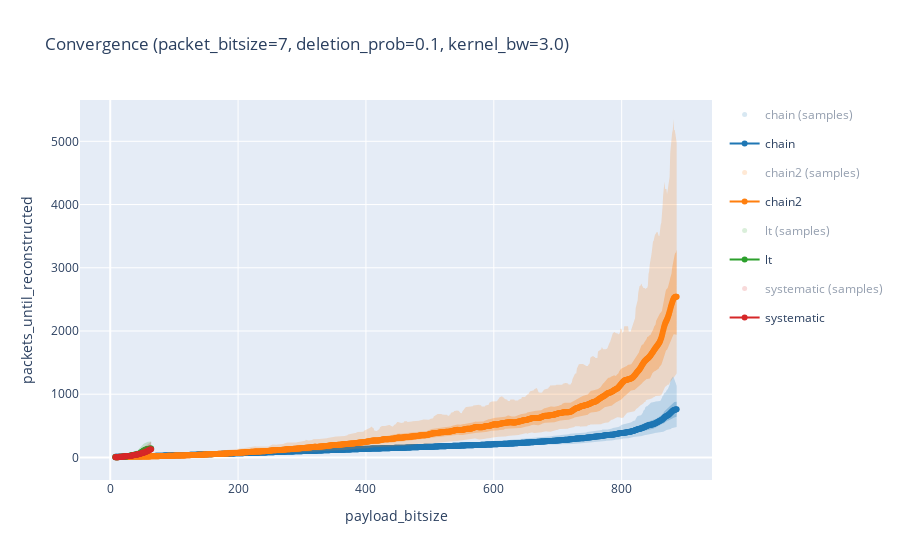

The code cell stored with this chart in its notebook:
### Markdown cell above
### Plot results

### Code cell
import numpy as np
import pandas as pd
import plotly.express as px
import plotly.graph_objects as go

# =========================
# Config
# =========================

BANDS = [0.5, 0.95]

# Kernel bandwidth measured in "payload_bitsize units"
# Higher => more smoothing (wider neighborhood)
KERNEL_BW = 3.0


# =========================
# Colors
# =========================

palette = px.colors.qualitative.D3
impls = sorted(results_table["impl"].unique())
color_map = {impl: palette[i % len(palette)] for i, impl in enumerate(impls)}


def to_rgba(color, alpha):
    if color.startswith("rgb"):
        r, g, b = map(int, color[color.find("(") + 1 : color.find(")")].split(","))
    else:
        c = color.lstrip("#")
        r, g, b = int(c[0:2], 16), int(c[2:4], 16), int(c[4:6], 16)
    return f"rgba({r},{g},{b},{alpha})"


# =========================
# Weighted stats
# =========================


def gaussian_kernel(dx, bw):
    # dx: array of (x - x0)
    return np.exp(-0.5 * (dx / bw) ** 2)


def weighted_mean(y, w):
    sw = w.sum()
    if sw <= 0:
        return np.nan
    return (w * y).sum() / sw


def weighted_quantile(y, w, q):
    """
    Weighted quantile for q in [0,1].
    Uses the standard definition based on cumulative normalized weights.
    """
    y = np.asarray(y, dtype=float)
    w = np.asarray(w, dtype=float)

    mask = np.isfinite(y) & np.isfinite(w) & (w > 0)
    y = y[mask]
    w = w[mask]

    if len(y) == 0:
        return np.nan

    order = np.argsort(y)
    y = y[order]
    w = w[order]

    cw = np.cumsum(w)
    total = cw[-1]
    if total <= 0:
        return np.nan

    t = q * total
    idx = np.searchsorted(cw, t, side="left")
    idx = min(max(idx, 0), len(y) - 1)
    return y[idx]


# =========================
# Kernel-smoothed asymmetric bands from neighborhood samples
# =========================


def compute_kernel_asymmetric_bands(raw_df, bands, bw, min_total_weight=1e-12):
    rows = []

    for impl, g in raw_df.groupby("impl"):
        x_all = g["payload_bitsize"].to_numpy(dtype=float)
        y_all = g["packets_until_reconstructed"].to_numpy(dtype=float)

        # Evaluate summaries at observed payload values (unique x)
        x_grid = np.sort(g["payload_bitsize"].unique().astype(float))

        for x0 in x_grid:
            w = gaussian_kernel(x_all - x0, bw)
            sw = w.sum()

            if sw < min_total_weight:
                continue

            m = weighted_mean(y_all, w)
            if not np.isfinite(m):
                continue

            # asymmetric split around the *kernel-weighted* mean at x0
            above_mask = y_all >= m
            below_mask = y_all <= m

            ya, wa = y_all[above_mask], w[above_mask]
            yb, wb = y_all[below_mask], w[below_mask]

            row = {"impl": impl, "payload_bitsize": x0, "mean": m}

            for p in bands:
                # upper band: quantile among samples >= mean
                # lower band: quantile among samples <= mean
                up = weighted_quantile(ya, wa, p) if wa.sum() > 0 else m
                lo = weighted_quantile(yb, wb, 1 - p) if wb.sum() > 0 else m

                # Safety: keep ordering sane
                if not np.isfinite(up):
                    up = m
                if not np.isfinite(lo):
                    lo = m

                row[f"upper_{p}"] = max(up, m)
                row[f"lower_{p}"] = min(lo, m)

            rows.append(row)

    return (
        pd.DataFrame(rows)
        .sort_values(["impl", "payload_bitsize"])
        .reset_index(drop=True)
    )


bands_df = compute_kernel_asymmetric_bands(results_table, BANDS, bw=KERNEL_BW)

# =========================
# Plot
# =========================

fig = go.Figure()

for impl in impls:
    color = color_map[impl]

    # ---------- raw scatter ----------
    raw = results_table[results_table["impl"] == impl]
    fig.add_trace(
        go.Scatter(
            x=raw["payload_bitsize"],
            y=raw["packets_until_reconstructed"],
            mode="markers",
            name=f"{impl} (samples)",
            legendgroup=f"{impl}_scatter",
            marker=dict(color=to_rgba(color, 0.35), size=5),
            visible="legendonly",
        )
    )

    # ---------- kernel bands ----------
    df = bands_df[bands_df["impl"] == impl]
    x = df["payload_bitsize"].to_numpy()

    alpha_step = 0.1 / max(1, len(BANDS) - 1)
    for i, p in enumerate(sorted(BANDS, reverse=True)):
        alpha = 0.2 + i * alpha_step
        fillcolor = to_rgba(color, alpha)

        fig.add_trace(
            go.Scatter(
                x=x,
                y=df[f"upper_{p}"],
                mode="lines",
                line=dict(width=0),
                legendgroup=impl,
                showlegend=False,
                hoverinfo="skip",
            )
        )
        fig.add_trace(
            go.Scatter(
                x=x,
                y=df[f"lower_{p}"],
                mode="lines",
                line=dict(width=0),
                fill="tonexty",
                fillcolor=fillcolor,
                legendgroup=impl,
                showlegend=False,
                hoverinfo="skip",
            )
        )

    # ---------- kernel mean ----------
    fig.add_trace(
        go.Scatter(
            x=x,
            y=df["mean"],
            mode="lines+markers",
            name=impl,
            legendgroup=impl,
            line=dict(color=color),
            marker=dict(color=color, size=6),
        )
    )

fig.update_layout(
    title=f"Convergence (packet_bitsize={PACKET_BITSIZE}, deletion_prob={DELETION_PROB}, kernel_bw={KERNEL_BW})",
    xaxis_title="payload_bitsize",
    yaxis_title="packets_until_reconstructed",
    legend=dict(groupclick="togglegroup"),
)

fig.show()

### Figure 1 — Plotly figure (JSON) as saved in the notebook; plotly's stock layout.template omitted (floating-point values rounded to 4 significant figures; data arrays with more than 128 entries replaced by an {"elided": "..."} marker saying what was removed)
{"data": [{"legendgroup": "chain_scatter", "marker": {"color": "rgba(31,119,180,0.35)", "size": 5}, "mode": "markers", "name": "chain (samples)", "type": "scatter", "visible": "legendonly", "x": {"elided": "46859 int values"}, "y": {"elided": "46859 int values"}}, {"hoverinfo": "skip", "legendgroup": "chain", "line": {"width": 0}, "mode": "lines", "showlegend": false, "type": "scatter", "x": {"elided": "879 float values"}, "y": {"elided": "879 float values"}}, {"fill": "tonexty", "fillcolor": "rgba(31,119,180,0.2)", "hoverinfo": "skip", "legendgroup": "chain", "line": {"width": 0}, "mode": "lines", "showlegend": false, "type": "scatter", "x": {"elided": "879 float values"}, "y": {"elided": "879 float values"}}, {"hoverinfo": "skip", "legendgroup": "chain", "line": {"width": 0}, "mode": "lines", "showlegend": false, "type": "scatter", "x": {"elided": "879 float values"}, "y": {"elided": "879 float values"}}, {"fill": "tonexty", "fillcolor": "rgba(31,119,180,0.30000000000000004)", "hoverinfo": "skip", "legendgroup": "chain", "line": {"width": 0}, "mode": "lines", "showlegend": false, "type": "scatter", "x": {"elided": "879 float values"}, "y": {"elided": "879 float values"}}, {"legendgroup": "chain", "line": {"color": "#1F77B4"}, "marker": {"color": "#1F77B4", "size": 6}, "mode": "lines+markers", "name": "chain", "type": "scatter", "x": {"elided": "879 float values"}, "y": {"elided": "879 float values"}}, {"legendgroup": "chain2_scatter", "marker": {"color": "rgba(255,127,14,0.35)", "size": 5}, "mode": "markers", "name": "chain2 (samples)", "type": "scatter", "visible": "legendonly", "x": {"elided": "46817 int values"}, "y": {"elided": "46817 int values"}}, {"hoverinfo": "skip", "legendgroup": "chain2", "line": {"width": 0}, "mode": "lines", "showlegend": false, "type": "scatter", "x": {"elided": "879 float values"}, "y": {"elided": "879 float values"}}, {"fill": "tonexty", "fillcolor": "rgba(255,127,14,0.2)", "hoverinfo": "skip", "legendgroup": "chain2", "line": {"width": 0}, "mode": "lines", "showlegend": false, "type": "scatter", "x": {"elided": "879 float values"}, "y": {"elided": "879 float values"}}, {"hoverinfo": "skip", "legendgroup": "chain2", "line": {"width": 0}, "mode": "lines", "showlegend": false, "type": "scatter", "x": {"elided": "879 float values"}, "y": {"elided": "879 float values"}}, {"fill": "tonexty", "fillcolor": "rgba(255,127,14,0.30000000000000004)", "hoverinfo": "skip", "legendgroup": "chain2", "line": {"width": 0}, "mode": "lines", "showlegend": false, "type": "scatter", "x": {"elided": "879 float values"}, "y": {"elided": "879 float values"}}, {"legendgroup": "chain2", "line": {"color": "#FF7F0E"}, "marker": {"color": "#FF7F0E", "size": 6}, "mode": "lines+markers", "name": "chain2", "type": "scatter", "x": {"elided": "879 float values"}, "y": {"elided": "879 float values"}}, {"legendgroup": "lt_scatter", "marker": {"color": "rgba(44,160,44,0.35)", "size": 5}, "mode": "markers", "name": "lt (samples)", "type": "scatter", "visible": "legendonly", "x": {"elided": "46779 int values"}, "y": {"elided": "46779 int values"}}, {"hoverinfo": "skip", "legendgroup": "lt", "line": {"width": 0}, "mode": "lines", "showlegend": false, "type": "scatter", "x": [8.0, 9.0, 10.0, 11.0, 12.0, 13.0, 14.0, 15.0, 16.0, 17.0, 18.0, 19.0, 20.0, 21.0, 22.0, 23.0, 24.0, 25.0, 26.0, 27.0, 28.0, 29.0, 30.0, 31.0, 32.0, 33.0, 34.0, 35.0, 36.0, 37.0, 38.0, 39.0, 40.0, 41.0, 42.0, 43.0, 44.0, 45.0, 46.0, 47.0, 48.0, 49.0, 50.0, 51.0, 52.0, 53.0, 54.0, 55.0, 56.0, 57.0, 58.0, 59.0, 60.0, 61.0, 62.0, 63.0, 64.0], "y": [10.0, 11.0, 14.0, 14.0, 16.0, 17.0, 18.0, 19.0, 20.0, 20.0, 22.0, 24.0, 27.0, 30.0, 34.0, 37.0, 40.0, 44.0, 46.0, 48.0, 52.0, 57.0, 63.0, 69.0, 75.0, 79.0, 83.0, 85.0, 87.0, 90.0, 93.0, 95.0, 97.0, 100.0, 105.0, 113.0, 126.0, 139.0, 154.0, 168.0, 179.0, 190.0, 201.0, 207.0, 214.0, 220.0, 226.0, 232.0, 237.0, 240.0, 243.0, 246.0, 248.0, 248.0, 249.0, 250.0, 251.0]}, {"fill": "tonexty", "fillcolor": "rgba(44,160,44,0.2)", "hoverinfo": "skip", "legendgroup": "lt", "line": {"width": 0}, "mode": "lines", "showlegend": false, "type": "scatter", "x": [8.0, 9.0, 10.0, 11.0, 12.0, 13.0, 14.0, 15.0, 16.0, 17.0, 18.0, 19.0, 20.0, 21.0, 22.0, 23.0, 24.0, 25.0, 26.0, 27.0, 28.0, 29.0, 30.0, 31.0, 32.0, 33.0, 34.0, 35.0, 36.0, 37.0, 38.0, 39.0, 40.0, 41.0, 42.0, 43.0, 44.0, 45.0, 46.0, 47.0, 48.0, 49.0, 50.0, 51.0, 52.0, 53.0, 54.0, 55.0, 56.0, 57.0, 58.0, 59.0, 60.0, 61.0, 62.0, 63.0, 64.0], "y": [1.0, 1.0, 1.0, 1.0, 1.0, 1.0, 1.0, 1.0, 1.0, 2.0, 2.0, 3.0, 3.0, 3.0, 4.0, 4.0, 5.0, 6.0, 6.0, 7.0, 7.0, 8.0, 9.0, 10.0, 10.0, 11.0, 12.0, 14.0, 15.0, 17.0, 19.0, 20.0, 21.0, 22.0, 23.0, 24.0, 25.0, 27.0, 28.0, 29.0, 30.0, 32.0, 35.0, 38.0, 42.0, 48.0, 55.0, 60.0, 63.0, 67.0, 70.0, 72.0, 74.0, 76.0, 77.0, 79.0, 80.0]}, {"hoverinfo": "skip", "legendgroup": "lt", "line": {"width": 0}, "mode": "lines", "showlegend": false, "type": "scatter", "x": [8.0, 9.0, 10.0, 11.0, 12.0, 13.0, 14.0, 15.0, 16.0, 17.0, 18.0, 19.0, 20.0, 21.0, 22.0, 23.0, 24.0, 25.0, 26.0, 27.0, 28.0, 29.0, 30.0, 31.0, 32.0, 33.0, 34.0, 35.0, 36.0, 37.0, 38.0, 39.0, 40.0, 41.0, 42.0, 43.0, 44.0, 45.0, 46.0, 47.0, 48.0, 49.0, 50.0, 51.0, 52.0, 53.0, 54.0, 55.0, 56.0, 57.0, 58.0, 59.0, 60.0, 61.0, 62.0, 63.0, 64.0], "y": [4.0, 4.0, 5.0, 6.0, 7.0, 7.0, 9.0, 10.0, 11.0, 11.0, 12.0, 13.0, 14.0, 15.0, 17.0, 19.0, 20.0, 23.0, 25.0, 26.0, 29.0, 30.0, 33.0, 36.0, 39.0, 42.0, 46.0, 48.0, 50.0, 53.0, 55.0, 56.0, 58.0, 59.0, 62.0, 65.0, 70.0, 76.0, 84.0, 93.0, 102.0, 110.0, 119.0, 126.0, 133.0, 139.0, 144.0, 148.0, 152.0, 156.0, 159.0, 162.0, 164.0, 166.0, 167.0, 168.0, 169.0]}, {"fill": "tonexty", "fillcolor": "rgba(44,160,44,0.30000000000000004)", "hoverinfo": "skip", "legendgroup": "lt", "line": {"width": 0}, "mode": "lines", "showlegend": false, "type": "scatter", "x": [8.0, 9.0, 10.0, 11.0, 12.0, 13.0, 14.0, 15.0, 16.0, 17.0, 18.0, 19.0, 20.0, 21.0, 22.0, 23.0, 24.0, 25.0, 26.0, 27.0, 28.0, 29.0, 30.0, 31.0, 32.0, 33.0, 34.0, 35.0, 36.0, 37.0, 38.0, 39.0, 40.0, 41.0, 42.0, 43.0, 44.0, 45.0, 46.0, 47.0, 48.0, 49.0, 50.0, 51.0, 52.0, 53.0, 54.0, 55.0, 56.0, 57.0, 58.0, 59.0, 60.0, 61.0, 62.0, 63.0, 64.0], "y": [1.0, 1.0, 2.0, 2.0, 2.0, 2.0, 3.0, 4.0, 4.0, 5.0, 5.0, 6.0, 7.0, 7.0, 8.0, 9.0, 10.0, 11.0, 12.0, 13.0, 14.0, 15.0, 17.0, 18.0, 20.0, 22.0, 24.0, 26.0, 28.0, 30.0, 31.0, 33.0, 34.0, 35.0, 36.0, 38.0, 40.0, 42.0, 44.0, 48.0, 52.0, 58.0, 65.0, 72.0, 79.0, 84.0, 88.0, 93.0, 97.0, 101.0, 104.0, 106.0, 108.0, 110.0, 111.0, 112.0, 113.0]}, {"legendgroup": "lt", "line": {"color": "#2CA02C"}, "marker": {"color": "#2CA02C", "size": 6}, "mode": "lines+markers", "name": "lt", "type": "scatter", "x": [8.0, 9.0, 10.0, 11.0, 12.0, 13.0, 14.0, 15.0, 16.0, 17.0, 18.0, 19.0, 20.0, 21.0, 22.0, 23.0, 24.0, 25.0, 26.0, 27.0, 28.0, 29.0, 30.0, 31.0, 32.0, 33.0, 34.0, 35.0, 36.0, 37.0, 38.0, 39.0, 40.0, 41.0, 42.0, 43.0, 44.0, 45.0, 46.0, 47.0, 48.0, 49.0, 50.0, 51.0, 52.0, 53.0, 54.0, 55.0, 56.0, 57.0, 58.0, 59.0, 60.0, 61.0, 62.0, 63.0, 64.0], "y": [2.735, 2.984, 3.328, 3.781, 4.341, 4.99, 5.689, 6.4, 7.094, 7.773, 8.462, 9.208, 10.06, 11.07, 12.23, 13.56, 14.99, 16.49, 18.01, 19.55, 21.14, 22.84, 24.75, 26.9, 29.26, 31.76, 34.25, 36.6, 38.73, 40.62, 42.28, 43.8, 45.28, 46.84, 48.67, 50.99, 54.06, 58.1, 63.23, 69.42, 76.43, 83.89, 91.35, 98.46, 105.0, 110.8, 115.9, 120.4, 124.4, 127.9, 130.9, 133.5, 135.6, 137.4, 138.8, 139.9, 140.8]}, {"legendgroup": "systematic_scatter", "marker": {"color": "rgba(214,39,40,0.35)", "size": 5}, "mode": "markers", "name": "systematic (samples)", "type": "scatter", "visible": "legendonly", "x": {"elided": "46745 int values"}, "y": {"elided": "46745 int values"}}, {"hoverinfo": "skip", "legendgroup": "systematic", "line": {"width": 0}, "mode": "lines", "showlegend": false, "type": "scatter", "x": [8.0, 9.0, 10.0, 11.0, 12.0, 13.0, 14.0, 15.0, 16.0, 17.0, 18.0, 19.0, 20.0, 21.0, 22.0, 23.0, 24.0, 25.0, 26.0, 27.0, 28.0, 29.0, 30.0, 31.0, 32.0, 33.0, 34.0, 35.0, 36.0, 37.0, 38.0, 39.0, 40.0, 41.0, 42.0, 43.0, 44.0, 45.0, 46.0, 47.0, 48.0, 49.0, 50.0, 51.0, 52.0, 53.0, 54.0, 55.0, 56.0, 57.0, 58.0, 59.0, 60.0, 61.0, 62.0, 63.0, 64.0], "y": [9.0, 9.0, 10.0, 11.0, 12.0, 15.0, 17.0, 20.0, 24.0, 27.0, 32.0, 34.0, 37.0, 39.0, 41.0, 42.0, 43.0, 44.0, 45.0, 47.0, 48.0, 50.0, 53.0, 57.0, 62.0, 68.0, 73.0, 79.0, 82.0, 85.0, 89.0, 93.0, 95.0, 96.0, 99.0, 102.0, 106.0, 111.0, 115.0, 123.0, 133.0, 140.0, 148.0, 153.0, 158.0, 163.0, 170.0, 174.0, 182.0, 193.0, 202.0, 212.0, 221.0, 228.0, 235.0, 241.0, 246.0]}, {"fill": "tonexty", "fillcolor": "rgba(214,39,40,0.2)", "hoverinfo": "skip", "legendgroup": "systematic", "line": {"width": 0}, "mode": "lines", "showlegend": false, "type": "scatter", "x": [8.0, 9.0, 10.0, 11.0, 12.0, 13.0, 14.0, 15.0, 16.0, 17.0, 18.0, 19.0, 20.0, 21.0, 22.0, 23.0, 24.0, 25.0, 26.0, 27.0, 28.0, 29.0, 30.0, 31.0, 32.0, 33.0, 34.0, 35.0, 36.0, 37.0, 38.0, 39.0, 40.0, 41.0, 42.0, 43.0, 44.0, 45.0, 46.0, 47.0, 48.0, 49.0, 50.0, 51.0, 52.0, 53.0, 54.0, 55.0, 56.0, 57.0, 58.0, 59.0, 60.0, 61.0, 62.0, 63.0, 64.0], "y": [1.0, 1.0, 1.0, 1.0, 1.0, 1.0, 1.0, 1.0, 1.0, 2.0, 2.0, 2.0, 3.0, 3.0, 4.0, 4.0, 5.0, 6.0, 7.0, 8.0, 8.0, 9.0, 9.0, 10.0, 11.0, 11.0, 12.0, 13.0, 14.0, 15.0, 17.0, 18.0, 19.0, 20.0, 21.0, 22.0, 23.0, 25.0, 26.0, 28.0, 29.0, 32.0, 35.0, 37.0, 40.0, 43.0, 45.0, 48.0, 50.0, 52.0, 54.0, 56.0, 59.0, 62.0, 65.0, 68.0, 70.0]}, {"hoverinfo": "skip", "legendgroup": "systematic", "line": {"width": 0}, "mode": "lines", "showlegend": false, "type": "scatter", "x": [8.0, 9.0, 10.0, 11.0, 12.0, 13.0, 14.0, 15.0, 16.0, 17.0, 18.0, 19.0, 20.0, 21.0, 22.0, 23.0, 24.0, 25.0, 26.0, 27.0, 28.0, 29.0, 30.0, 31.0, 32.0, 33.0, 34.0, 35.0, 36.0, 37.0, 38.0, 39.0, 40.0, 41.0, 42.0, 43.0, 44.0, 45.0, 46.0, 47.0, 48.0, 49.0, 50.0, 51.0, 52.0, 53.0, 54.0, 55.0, 56.0, 57.0, 58.0, 59.0, 60.0, 61.0, 62.0, 63.0, 64.0], "y": [4.0, 4.0, 5.0, 5.0, 5.0, 6.0, 7.0, 8.0, 10.0, 11.0, 14.0, 16.0, 18.0, 20.0, 22.0, 23.0, 24.0, 25.0, 26.0, 27.0, 28.0, 29.0, 30.0, 32.0, 33.0, 36.0, 39.0, 43.0, 45.0, 47.0, 50.0, 52.0, 55.0, 56.0, 59.0, 61.0, 64.0, 67.0, 69.0, 74.0, 77.0, 80.0, 84.0, 87.0, 91.0, 95.0, 99.0, 103.0, 110.0, 117.0, 124.0, 131.0, 138.0, 144.0, 150.0, 154.0, 158.0]}, {"fill": "tonexty", "fillcolor": "rgba(214,39,40,0.30000000000000004)", "hoverinfo": "skip", "legendgroup": "systematic", "line": {"width": 0}, "mode": "lines", "showlegend": false, "type": "scatter", "x": [8.0, 9.0, 10.0, 11.0, 12.0, 13.0, 14.0, 15.0, 16.0, 17.0, 18.0, 19.0, 20.0, 21.0, 22.0, 23.0, 24.0, 25.0, 26.0, 27.0, 28.0, 29.0, 30.0, 31.0, 32.0, 33.0, 34.0, 35.0, 36.0, 37.0, 38.0, 39.0, 40.0, 41.0, 42.0, 43.0, 44.0, 45.0, 46.0, 47.0, 48.0, 49.0, 50.0, 51.0, 52.0, 53.0, 54.0, 55.0, 56.0, 57.0, 58.0, 59.0, 60.0, 61.0, 62.0, 63.0, 64.0], "y": [1.0, 1.0, 2.0, 2.0, 2.0, 2.0, 3.0, 3.0, 4.0, 4.0, 5.0, 6.0, 7.0, 8.0, 9.0, 11.0, 12.0, 13.0, 14.0, 14.0, 15.0, 16.0, 17.0, 18.0, 18.0, 20.0, 21.0, 23.0, 25.0, 26.0, 28.0, 30.0, 31.0, 32.0, 33.0, 35.0, 37.0, 40.0, 42.0, 45.0, 49.0, 52.0, 54.0, 57.0, 59.0, 62.0, 65.0, 68.0, 71.0, 74.0, 77.0, 82.0, 86.0, 90.0, 95.0, 99.0, 102.0]}, {"legendgroup": "systematic", "line": {"color": "#D62728"}, "marker": {"color": "#D62728", "size": 6}, "mode": "lines+markers", "name": "systematic", "type": "scatter", "x": [8.0, 9.0, 10.0, 11.0, 12.0, 13.0, 14.0, 15.0, 16.0, 17.0, 18.0, 19.0, 20.0, 21.0, 22.0, 23.0, 24.0, 25.0, 26.0, 27.0, 28.0, 29.0, 30.0, 31.0, 32.0, 33.0, 34.0, 35.0, 36.0, 37.0, 38.0, 39.0, 40.0, 41.0, 42.0, 43.0, 44.0, 45.0, 46.0, 47.0, 48.0, 49.0, 50.0, 51.0, 52.0, 53.0, 54.0, 55.0, 56.0, 57.0, 58.0, 59.0, 60.0, 61.0, 62.0, 63.0, 64.0], "y": [2.948, 2.991, 3.097, 3.294, 3.615, 4.086, 4.728, 5.551, 6.557, 7.745, 9.108, 10.62, 12.24, 13.86, 15.4, 16.76, 17.91, 18.88, 19.71, 20.48, 21.28, 22.16, 23.2, 24.46, 25.99, 27.81, 29.9, 32.15, 34.42, 36.59, 38.56, 40.34, 42.02, 43.74, 45.65, 47.83, 50.3, 53.05, 56.0, 59.08, 62.24, 65.39, 68.5, 71.54, 74.55, 77.65, 81.01, 84.8, 89.13, 94.05, 99.44, 105.1, 110.8, 116.2, 121.2, 125.5, 129.1]}], "layout": {"legend": {"groupclick": "togglegroup"}, "title": {"text": "Convergence (packet_bitsize=7, deletion_prob=0.1, kernel_bw=3.0)"}, "xaxis": {"title": {"text": "payload_bitsize"}}, "yaxis": {"title": {"text": "packets_until_reconstructed"}}}}
